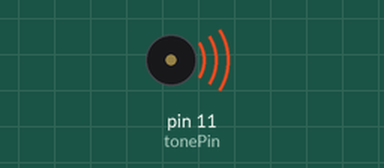
This sketch was run on a simulated Arduino Uno, built with avr-gcc and run on an emulated ATmega328P. Parts: buzzer (waves = sounding).

Above: at 0.5 s.
At 29.65 s:
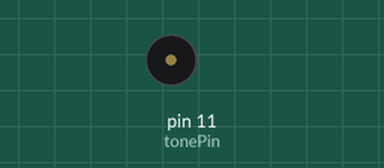
Timing chart, 0 to 30.5 s (numbered marks = the images above):
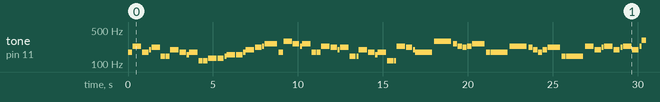

Measured:
- by itself, tone on pin 11 (tonePin): plays 174 Hz for 0.25 s, 233 Hz for 0.50 s, 174 Hz for 0.37 s, 195 Hz for 0.12 s, 220 Hz for 0.50 s, 146 Hz for 0.25 s … (277 notes in this stretch)

The sketch:

USSR.ino
```cpp
int tonePin = 11;// пин пищалки

void setup() {

}
void loop() {
    tone(tonePin, 174, 249.99975);
    delay(277.7775);
    tone(tonePin, 233, 499.9995);
    delay(555.555);
    tone(tonePin, 174, 374.999625);
    delay(416.66625);
    tone(tonePin, 195, 124.999875);
    delay(138.88875);
    tone(tonePin, 220, 499.9995);
    delay(555.555);
    tone(tonePin, 146, 249.99975);
    delay(277.7775);
    tone(tonePin, 146, 249.99975);
    delay(277.7775);
    tone(tonePin, 195, 499.9995);
    delay(555.555);
    tone(tonePin, 174, 374.999625);
    delay(416.66625);
    tone(tonePin, 155, 124.999875);
    delay(138.88875);
    tone(tonePin, 174, 499.9995);
    delay(555.555);
    tone(tonePin, 116, 249.99975);
    delay(277.7775);
    tone(tonePin, 116, 249.99975);
    delay(277.7775);
    tone(tonePin, 130, 499.9995);
    delay(555.555);
    tone(tonePin, 130, 374.999625);
    delay(416.66625);
    tone(tonePin, 146, 124.999875);
    delay(138.88875);
    tone(tonePin, 155, 499.9995);
    delay(555.555);
    tone(tonePin, 155, 374.999625);
    delay(416.66625);
    tone(tonePin, 174, 124.999875);
    delay(138.88875);
    tone(tonePin, 195, 499.9995);
    delay(555.555);
    tone(tonePin, 220, 374.999625);
    delay(416.66625);
    tone(tonePin, 233, 124.999875);
    delay(138.88875);
    tone(tonePin, 261, 749.99925);
    delay(833.3325);
    tone(tonePin, 174, 249.99975);
    delay(277.7775);
    tone(tonePin, 293, 499.9995);
    delay(555.555);
    tone(tonePin, 261, 374.999625);
    delay(416.66625);
    tone(tonePin, 233, 124.999875);
    delay(138.88875);
    tone(tonePin, 261, 499.9995);
    delay(555.555);
    tone(tonePin, 174, 249.99975);
    delay(277.7775);
    tone(tonePin, 174, 249.99975);
    delay(277.7775);
    tone(tonePin, 233, 499.9995);
    delay(555.555);
    tone(tonePin, 220, 374.999625);
    delay(416.66625);
    tone(tonePin, 195, 124.999875);
    delay(138.88875);
    tone(tonePin, 220, 499.9995);
    delay(555.555);
    tone(tonePin, 146, 374.999625);
    delay(416.66625);
    tone(tonePin, 146, 124.999875);
    delay(138.88875);
    tone(tonePin, 195, 499.9995);
    delay(555.555);
    tone(tonePin, 174, 374.999625);
    delay(416.66625);
    tone(tonePin, 155, 124.999875);
    delay(138.88875);
    tone(tonePin, 174, 499.9995);
    delay(555.555);
    tone(tonePin, 116, 374.999625);
    delay(416.66625);
    tone(tonePin, 116, 124.999875);
    delay(138.88875);
    tone(tonePin, 233, 499.9995);
    delay(555.555);
    tone(tonePin, 220, 374.999625);
    delay(416.66625);
    tone(tonePin, 195, 124.999875);
    delay(138.88875);
    tone(tonePin, 174, 999.999);
    delay(1111.11);
    tone(tonePin, 293, 999.999);
    delay(1111.11);
    tone(tonePin, 261, 249.99975);
    delay(277.7775);
    tone(tonePin, 233, 249.99975);
    delay(277.7775);
    tone(tonePin, 220, 249.99975);
    delay(277.7775);
    tone(tonePin, 233, 249.99975);
    delay(277.7775);
    tone(tonePin, 261, 749.99925);
    delay(833.3325);
    tone(tonePin, 174, 249.99975);
    delay(277.7775);
    tone(tonePin, 174, 999.999);
    delay(1111.11);
    tone(tonePin, 233, 999.999);
    delay(1111.11);
    tone(tonePin, 220, 249.99975);
    delay(277.7775);
    tone(tonePin, 195, 249.99975);
    delay(277.7775);
    tone(tonePin, 174, 249.99975);
    delay(277.7775);
    tone(tonePin, 195, 249.99975);
    delay(277.7775);
    tone(tonePin, 220, 749.99925);
    delay(833.3325);
    tone(tonePin, 146, 249.99975);
    delay(277.7775);
    tone(tonePin, 146, 999.999);
    delay(1111.11);
    tone(tonePin, 233, 499.9995);
    delay(555.555);
    tone(tonePin, 195, 374.999625);
    delay(416.66625);
    tone(tonePin, 220, 124.999875);
    delay(138.88875);
    tone(tonePin, 233, 499.9995);
    delay(555.555);
    tone(tonePin, 195, 374.999625);
    delay(416.66625);
    tone(tonePin, 220, 124.999875);
    delay(138.88875);
    tone(tonePin, 233, 499.9995);
    delay(555.555);
    tone(tonePin, 195, 374.999625);
    delay(416.66625);
    tone(tonePin, 233, 124.999875);
    delay(138.88875);
    tone(tonePin, 311, 999.999);
    delay(1111.11);
    tone(tonePin, 311, 999.999);
    delay(1111.11);
    tone(tonePin, 293, 249.99975);
    delay(277.7775);
    tone(tonePin, 261, 249.99975);
    delay(277.7775);
    tone(tonePin, 233, 249.99975);
    delay(277.7775);
    tone(tonePin, 261, 249.99975);
    delay(277.7775);
    tone(tonePin, 293, 749.99925);
    delay(833.3325);
    tone(tonePin, 233, 249.99975);
    delay(277.7775);
    tone(tonePin, 233, 999.999);
    delay(1111.11);
    tone(tonePin, 261, 999.999);
    delay(1111.11);
    tone(tonePin, 233, 249.99975);
    delay(277.7775);
    tone(tonePin, 220, 249.99975);
    delay(277.7775);
    tone(tonePin, 195, 249.99975);
    delay(277.7775);
    tone(tonePin, 220, 249.99975);
    delay(277.7775);
    tone(tonePin, 233, 749.99925);
    delay(833.3325);
    tone(tonePin, 195, 249.99975);
    delay(277.7775);
    tone(tonePin, 195, 999.999);
    delay(1111.11);
    tone(tonePin, 233, 499.9995);
    delay(555.555);
    tone(tonePin, 220, 374.999625);
    delay(416.66625);
    tone(tonePin, 195, 124.999875);
    delay(138.88875);
    tone(tonePin, 174, 499.9995);
    delay(555.555);
    tone(tonePin, 116, 374.999625);
    delay(416.66625);
    tone(tonePin, 116, 124.999875);
    delay(138.88875);
    tone(tonePin, 174, 999.999);
    delay(1111.11);
    tone(tonePin, 195, 499.9995);
    delay(555.555);
    tone(tonePin, 220, 499.9995);
    delay(555.555);
    tone(tonePin, 233, 1999.998);
    delay(2222.22);
}
```
